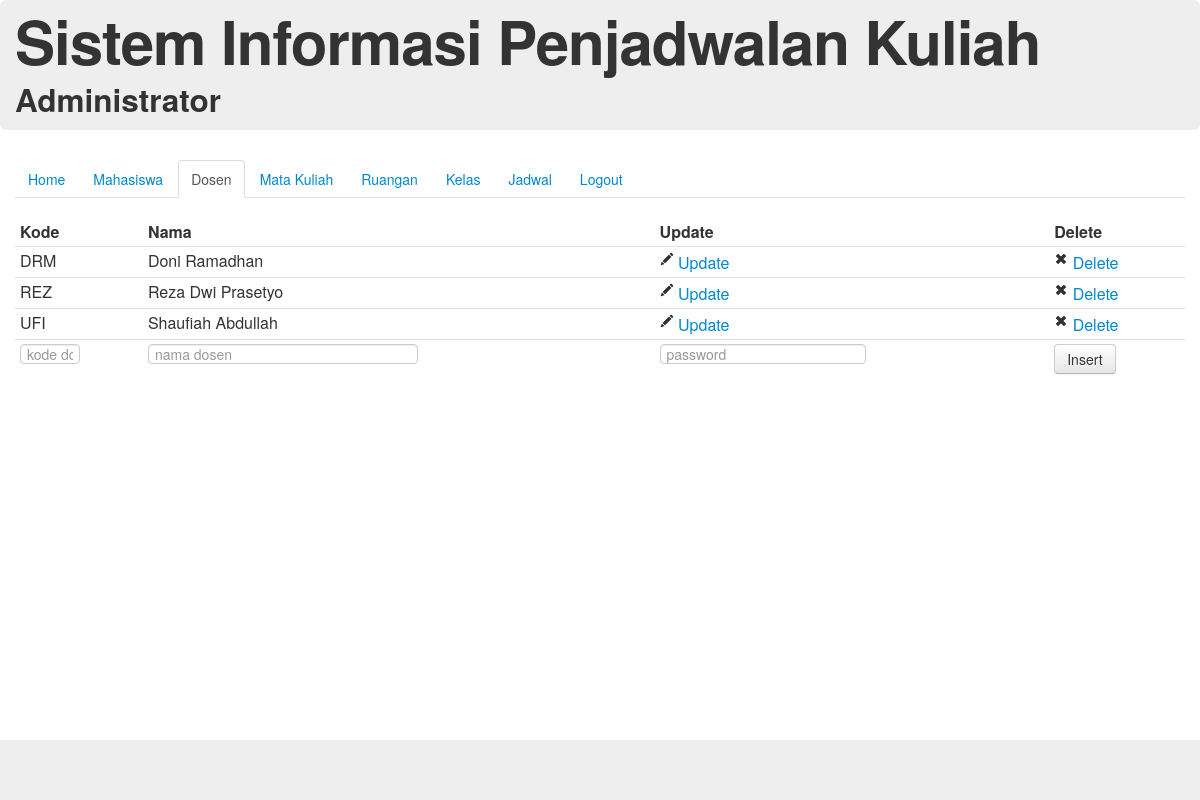
Screenshot of /index.php/adminController/viewDosen with the database file from the repository.
### tables this page shows
CREATE TABLE `dosen` (
  `kode_dosen` varchar(3) NOT NULL,
  `nama_dosen` varchar(30) NOT NULL,
  `password` varchar(32) NOT NULL
);

### application/controllers/adminController.php (called while the page is built, shortened)
<?php if ( ! defined('BASEPATH')) exit('No direct script access allowed');
class AdminController extends CI_Controller {
	function viewDosen($message = -1, $messageData=""){
		$data['active'] = "dosen";
		$this->load->model('dosen');
		$data['dosen'] = $this->dosen->get_all();
		$data['messageData'] = $messageData;
		$this->load->view('header');
		$this->load->view('admin/menu',$data);
		$this->load->view('admin/tabelDosen',$data);
		$this->load->view('footer');
	}
}

### index.php (called while the page is built, shortened)
<?php
require_once BASEPATH.'core/CodeIgniter.php';

### application/models/dosen.php (called while the page is built, shortened)
<?php
class Dosen extends CI_Model{
	function get_all(){
		$query = $this->db->get('dosen');
		return $query->result();
	}
} ?>

### application/views/admin/tabelDosen.php (the view)
<div id="content">
	<table class="table table-hover table-condensed">
		<thead>
			<tr>
				<th>Kode</th>
				<th>Nama</th>
				<th>Update</th>
				<th>Delete</th>
			</tr>
		</thead>
		<tbody>
			<?php foreach ($dosen as $dsn){
				echo "<tr><td>". $dsn->kode_dosen;
				echo "</td><td>". $dsn->nama_dosen;
				echo "</td><td>";
				echo "<a href='". base_url() ."index.php/adminController/formUpdateDosen/". $dsn->kode_dosen ."' title='Update'><i class='icon-pencil'></i> Update</a></td><td>";
				echo "<a href='". base_url() ."index.php/adminController/deleteDosen/". $dsn->kode_dosen ."' title='Delete'><i class='icon-remove'></i> Delete</a>";
				echo "</td></tr>";
			}
			?>
		</tbody>
		<tfoot>
			<form action="<?php echo base_url(); ?>index.php/adminController/insertDosen" method="POST">
				<tr>
					<td><input class="input-mini" type="text" name="kode_dosen" placeholder="kode dosen" maxlength="3"></td>
					<td><input class="input-xlarge" type="text" name="nama_dosen" placeholder="nama dosen" maxlength="30"></td>
					<td><input type="password" name="password" placeholder="password" maxlength="20"></td>
					<td><input class="btn" type="submit" value="Insert"></td>
				</tr>
			</form>
		</tfoot>
	</table>
</div>

### rows the page displays
dosen: kode_dosen "DRM", nama_dosen "Doni Ramadhan"
dosen: kode_dosen "REZ", nama_dosen "Reza Dwi Prasetyo"
dosen: kode_dosen "UFI", nama_dosen "Shaufiah Abdullah"
